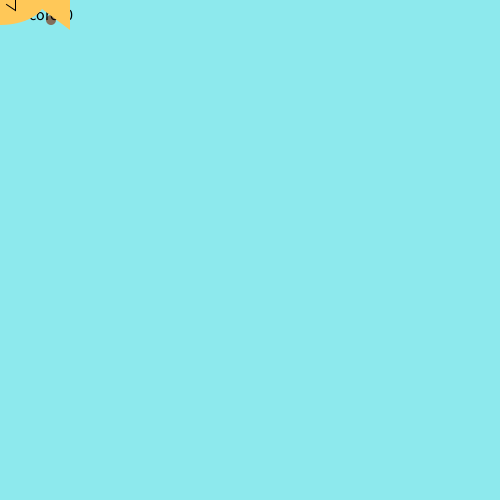
Frame 1 (no input)
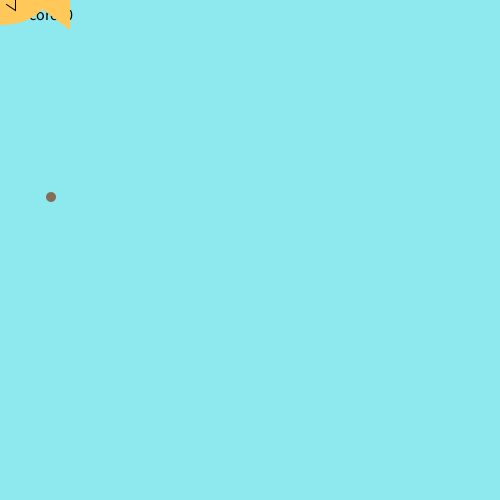
Frame 60 (the mouse pressed at the canvas centre just before this capture)
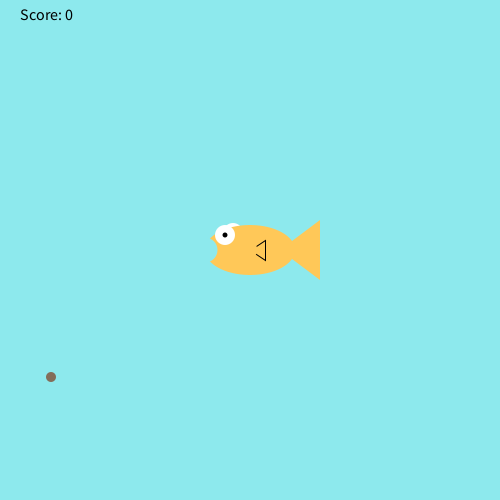
Frame 120 (the mouse held since frame 60 and released just before this capture)

The Processing sketch that drew these frames (run headless with seeded random() and noise(); from frame 60 on, the mouse is pressed at the canvas centre):

// Processing sketch: fishfood
// ── fishfood.pde
int foodx = (int) random(width-20);;
int foody = 20;
int score = 0;
int foodSpeed = 3;
void checkCatch(int x, int y){
     if(x < mouseX && x > mouseX-45){
          if(y > mouseY-17 && y < mouseY+30){
               score++;
               foodSpeed+=1;
               foody = 20; //if the food was eaten, make more food fall from the top
               foodx = (int) random(width-20);
          }
     }
     else if (foody > height && score > 0){
           println(score);
     }
}
void setup(){
  size(500,500);
}

void draw(){
  background(141,233,237);
  fill(131, 110, 90);
  noStroke();
  ellipse(foodx, foody, 10, 10);
foody+=foodSpeed;
if(foody>500){
  foodx = (int) random(width-20);
  foody=30;
  score--;
  }
  if(score>25){
   textSize(30); //if it’s not big enough
text("you win!", 225, 225); 
stop();
}
fill(0, 0, 0);
textSize(16);
text("Score: " + score, 20, 20);
drawFish();
checkCatch(foodx,foody);

}
void drawFish(){
     noStroke();
     fill(255,255,255);
     ellipse(mouseX-17,mouseY-17,20,20); //back side eye
     fill(255,200,88);
     ellipse(mouseX,mouseY,90,50); //body
     triangle(mouseX+30,mouseY,mouseX+70,mouseY+30,mouseX+70,mouseY-30); //tail
     stroke(0);
     triangle(mouseX,mouseY,mouseX+15,mouseY+10,mouseX+15,mouseY-10); //side fin
     noStroke();
     fill(255,200,88);
     ellipse(mouseX,mouseY,15,15); //side fin cover
     noStroke();
     fill(255,255,255);
     ellipse(mouseX-25,mouseY-15,20,20); //front eye
     fill(0,0,0);
     ellipse(mouseX-25,mouseY-15,5,5); //pupil
     fill(141,233,237);
     ellipse(mouseX-45,mouseY,25,25); //mouth
}
